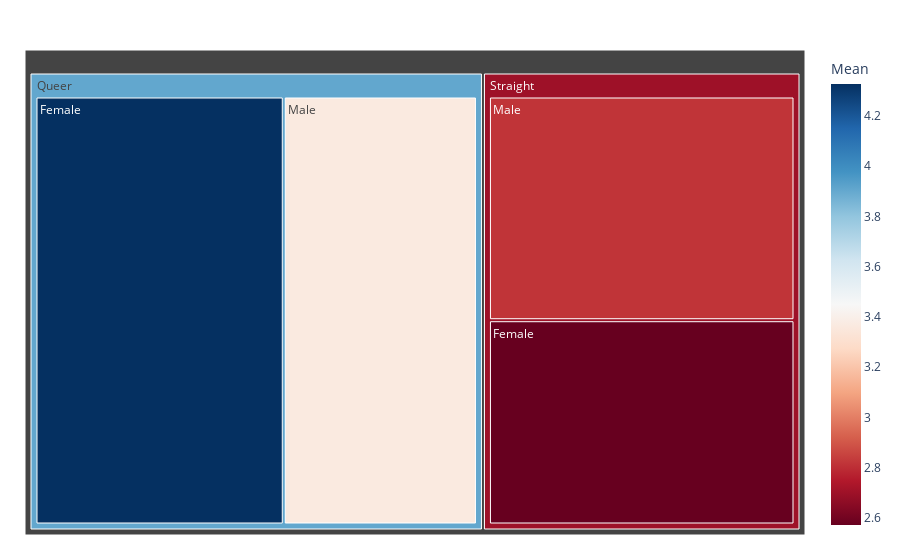

The notebook cell this image was saved under:
### Markdown cell above
### Niet-culturele factoren
Overige factoren die niets met muziek te maken hebben zijn onder andere queerness van de artiest, of landen in dezelfde semi-final hebben gezeten en X.

### Code cell
# Queerness grafiek

## Seksualiteit dataframe inladen en bewerken
sexuality_df = pd.read_csv("Seksualiteit.csv", encoding= 'unicode_escape', header=None)

header = ['Name', 'Country', 'Year', 'Song title', 'Sexuality', 'Points', 'Place']
sexuality_df.columns = header  # Header toevoegen

# Landen naar standaard namen veranderen
sexuality_df['Country'] = sexuality_df['Country'].apply(str.strip)
sexuality_df.replace({'Netherlands': 'The Netherlands', 'Bosnia and Herzegovina': 'Bosnia & Herzegovina'}, inplace=True)

# Punten database inladen en opschonen
votes_df = pd.read_csv('votes.csv', sep=';') # inladen
cleaned_votes_df = votes_df.drop(columns=['(semi-) final', 'Edition', 'Duplicate']) # kolommmen verwijderen
cleaned_votes_df.replace({'The Netherands': 'The Netherlands', 'F.Y.R. Macedonia':'North Macedonia', 'Macedonia':'North Macedonia'}, inplace=True) #landen naar standaard namen veranderen
jury_votes_df = cleaned_votes_df[cleaned_votes_df['Jury or Televoting'].isin(['J'])] # alle tele votes verwijderen

# gender database uitlezen en opschonen
gender_df = pd.read_csv('song_data.csv', sep=',', encoding= 'unicode_escape')
# onnodige kolommen verwijderen
gender_df = gender_df.drop(columns=['race','host_10','age','semi_draw_position', 'final_draw_position', 'artist_name', 'song_name', 'language', 'style', 'direct_qualifier_10', 'main_singers', 'selection', 'key', 'BPM', 'energy', 'danceability', 'happiness', 'loudness', 'acousticness', 'instrumentalness', 'liveness', 'speechiness', 'release_date', 'key_change_10', 'backing_dancers', 'backing_singers', 'backing_instruments', 'instrument_10', 'qualified', 'final_televote_points', 'final_jury_points', 'final_televote_votes', 'final_jury_votes', 'final_place', 'final_total_points', 'semi_place', 'semi_televote_points', 'semi_jury_points', 'semi_total_points', 'favourite_10'])
# landen veranderen naar standaard namen
gender_df.replace({'Netherlands': 'The Netherlands', 'Bosnia and Herzegovina':'Bosnia & Herzegovina'}, inplace=True)

# merge de punten database en de seksualiteit database op basis van jaar en land en geef aan welke instances in beide dataset voorkwamen
point_sexuality_df = jury_votes_df.merge(sexuality_df, left_on=['To country', 'Year'], right_on=['Country', 'Year'], how='left', indicator=True)
point_sexuality_df = point_sexuality_df.drop(columns=['Name', 'Country', 'Song title', 'Sexuality', 'Place', 'Points'])
# maak nieuwe kolom voor seksualiteit aan waar alle instances die in de seksualiteit dataset zaten op False worden gezet
point_sexuality_df['Sexuality'] = point_sexuality_df['_merge'] != 'both'
point_sexuality_df['Sexuality'] = point_sexuality_df['Sexuality'].replace(True, 'Straight')
point_sexuality_df['Sexuality'] = point_sexuality_df['Sexuality'].replace(False, 'Queer')
# verwijder onnodige kolommen
point_sexuality_df = point_sexuality_df.drop(columns=['_merge'])

# merge de punten/seksualiteit database met de gender database
point_sexuality_gender_df = pd.merge(point_sexuality_df, gender_df, left_on=['To country', 'Year'], right_on=['country', 'year'], how='left')
point_sexuality_gender_df = point_sexuality_gender_df.drop(columns=['year', 'country'])
point_sexuality_gender_df = point_sexuality_gender_df.dropna(subset=['gender'])

genders = ['Female', 'Male']
sexualities = point_sexuality_gender_df['Sexuality'].unique().tolist()
mean_values_dictionary = pd.DataFrame(columns=['Gender', 'Sexuality', 'Mean'])

for gender in genders:
    for sexuality in sexualities:
        list_of_points = point_sexuality_gender_df.loc[(point_sexuality_gender_df['gender'] == gender) & (point_sexuality_gender_df['Sexuality'] == sexuality), 'Points      ']
        new_row = pd.DataFrame({'Gender':[gender], 'Sexuality':[sexuality], 'Mean':[st.mean(list_of_points)]})
        mean_values_dictionary = pd.concat([mean_values_dictionary, new_row], ignore_index=True)

fig = px.treemap(mean_values_dictionary, path=['Sexuality', 'Gender'], values='Mean',
                  color='Mean',
                  color_continuous_scale='RdBu')
fig.update_layout(margin = dict(t=50, l=25, r=25, b=25))
fig.show()

### Figure 1 — Plotly figure (JSON) as saved in the notebook; plotly's stock layout.template omitted (floating-point values rounded to 4 significant figures)
{"data": [{"branchvalues": "total", "customdata": [[4.327], [2.572], [3.367], [2.816], [3.907], [2.699]], "domain": {"x": [0, 1], "y": [0, 1]}, "hovertemplate": "labels=%{label}<br>Mean_sum=%{value}<br>parent=%{parent}<br>id=%{id}<br>Mean=%{color}<extra></extra>", "ids": ["Queer/Female", "Straight/Female", "Queer/Male", "Straight/Male", "Queer", "Straight"], "labels": ["Female", "Female", "Male", "Male", "Queer", "Straight"], "marker": {"coloraxis": "coloraxis", "colors": [4.327, 2.572, 3.367, 2.816, 3.907, 2.699]}, "name": "", "parents": ["Queer", "Straight", "Queer", "Straight", "", ""], "type": "treemap", "values": [4.327, 2.572, 3.367, 2.816, 7.693, 5.388]}], "layout": {"coloraxis": {"colorbar": {"title": {"text": "Mean"}}, "colorscale": [[0, "rgb(103,0,31)"], [0.1, "rgb(178,24,43)"], [0.2, "rgb(214,96,77)"], [0.3, "rgb(244,165,130)"], [0.4, "rgb(253,219,199)"], [0.5, "rgb(247,247,247)"], [0.6, "rgb(209,229,240)"], [0.7, "rgb(146,197,222)"], [0.8, "rgb(67,147,195)"], [0.9, "rgb(33,102,172)"], [1, "rgb(5,48,97)"]]}, "legend": {"tracegroupgap": 0}, "margin": {"b": 25, "l": 25, "r": 25, "t": 50}}}
